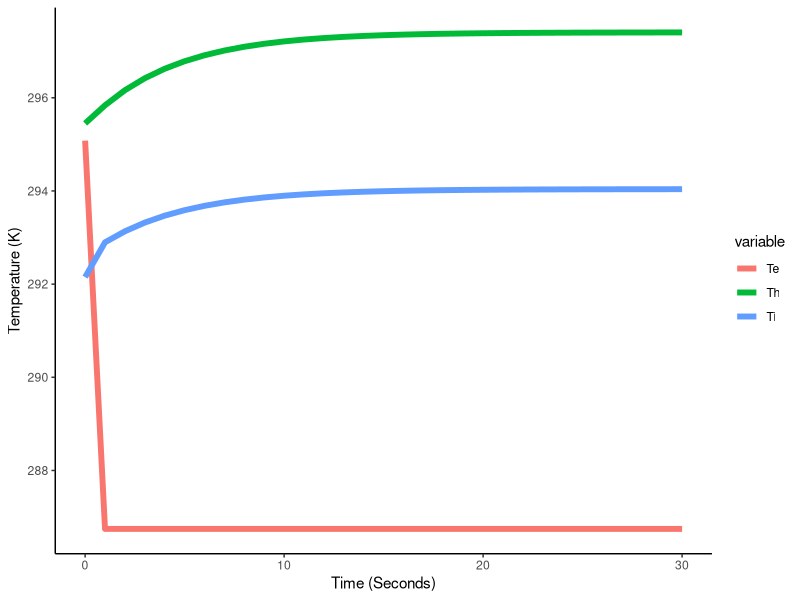

Recreate this plot in R.
library(deSolve)
OneRoom.model <- function (t, x, params) {
  ## first extract the state variables
  Ti <- x[1]
  Th <- x[2]
  Te <- x[3]
  ## now extract the parameters
  Rih <- params["Rih"]
  Rie <- params["Rie"]
  Aw <- params["Aw"]
  Ch <- params["Ch"]
  Mf <- params["Mf"]
  Ce <- params["Ce"]
  Qsun4 <- params["Qsun4"]
  Tdiff4 <- params["Tdiff4"]
  massflow4 <- params["massflow4"]
  Tambient <- params["Tambient"]
  Troom1 <- params["Troom1"]
  Troom3 <- params["Troom3"]
  Rea30 <- params["Rea30"]
  Rea32 <- params["Rea32"]
  Rea34 <- params["Rea34"]
  ## now code the model equations
  dTidt <- Rih*(Th-Ti) + Rie*(Te-Ti) + Aw*Qsun4 
  dThdt <- (Rih/Ch)*(Ti-Th) + Mf*(Tdiff4*massflow4) 
  dTedt <- (Rie/Ce)*(Ti-Te) + Rea30*(Tambient-Te) + Rea32*(Troom1-Te) + Rea34*(Troom3-Te)
  ## combine results into a single vector
  dxdt <- c(dTidt,dThdt,dTedt)
  ## return result as a list!
  list(dxdt)
}
parms <- c(Rih=2.6110e+00,Rie=1.2048e+00,Aw=8.5950e-03,Ch=3.0574e+00,Mf=1.7252e+01,Ce=1.0343e+02,
Rea30=8.0429e+00,Rea32=2.1611e+00,Rea34=1.7462e+01,
Qsun4=0,Tdiff4=3.96418,massflow4=0.04202331,Tambient=273.55,Troom1=292.15,Troom3=292.15 )
times <- seq(from=0,to=30,by=1)
xstart <- c(Ti=2.9215e+02,Th=2.9545e+02,Te=2.9508e+02)

library(tidyverse)
ode(
  func=OneRoom.model,
  y=xstart,
  times=times,
  parms=parms
) %>%
  as.data.frame() -> out
xstart <- c(Ti=out[6,"Ti"],Th=out[6,"Th"],Te=out[6,"Te"])


out %>%
  gather(variable,value,-time) %>%
  ggplot(aes(x=time,y=value,color=variable))+
  geom_line(size=2)+
  theme_classic()+
  labs(x='Time (Seconds)',y='Temperature (K)')
